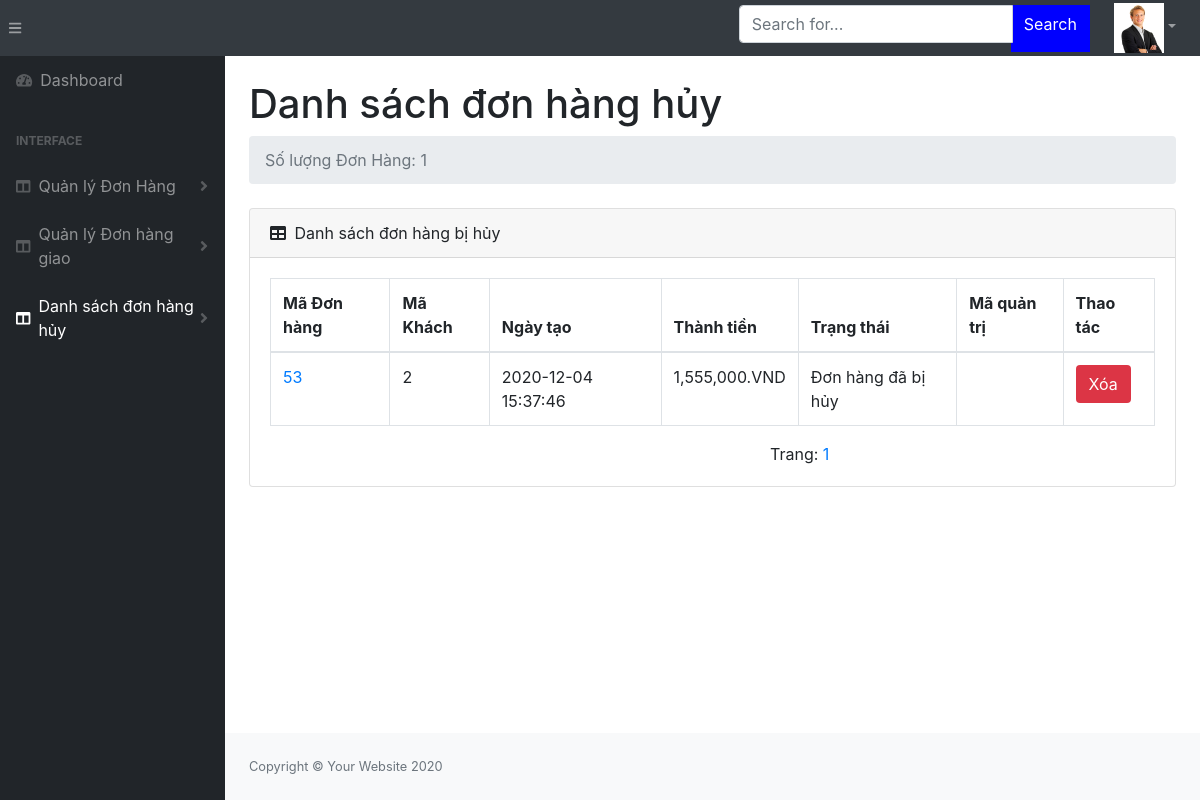
/admin/dist/quanlykinhdoanh/dieuphoi/dshuydonhang.php (signed in), run on the app's committed database.
### tables this page shows
CREATE TABLE `donhang` (
  `madonhang` int(11) NOT NULL,
  `makhachhang` int(11) NOT NULL,
  `ngaytao` datetime NOT NULL,
  `thanhtien` int(11) NOT NULL,
  `trangthai` varchar(50) DEFAULT NULL COMMENT 'chờ xác nhân/xác nhận/giao hàng',
  `maquantri` int(11) DEFAULT NULL
);

### admin/dist/quanlykinhdoanh/dieuphoi/dshuydonhang.php (the view, shortened to what this page needs)
<!DOCTYPE html>
<html lang="en">
    <head>
        <link href="../../css/styles.css" rel="stylesheet" />
        <link href="https://cdn.datatables.net/1.10.20/css/dataTables.bootstrap4.min.css" rel="stylesheet" />
    </head>
    <?php
        include '../../../../config/config.php';
        $quantri=array();
        if(!isset($_SESSION['quanlykinhdoanh']))
        {
            if(!isset($_SESSION['boss']))
            {
                header('location:../../login.html');
                exit;
            }
            else{
            $quantri=$_SESSION['boss'];
            }
        }
        else{
            $quantri=$_SESSION['quanlykinhdoanh'];
        }
        $sql="SELECT * From donhang where trangthai LIKE '%Đơn hàng đã bị hủy%'";
        $stm=$obj->query($sql);
        $data=$stm->fetchALL();
        $soluongdh=$stm->rowCount();
    ?>
    <body class="sb-nav-fixed">
        <nav class="sb-topnav navbar navbar-expand navbar-dark bg-dark">
            <button class="btn btn-link btn-sm order-1 order-lg-0" id="sidebarToggle" href="#"><i class="fas fa-bars"></i></button>
            <form action="quanlydonhang.php" method="post" class="d-none d-md-inline-block form-inline ml-auto mr-0 mr-md-3 my-2 my-md-0">
                <div class="input-group">
                    <input class="form-control" type="text" name="noidung" placeholder="Search for..." aria-label="Search" aria-describedby="basic-addon2" />
                    <div style="height:47px; margin-left:-2px; background-color: blue ; color:white; ">
                        <input type="submit" style="color:white;"  class="btn btn-mini" value="Search" >
                    </div>
                </div>
            </form>
            <ul class="navbar-nav ml-auto ml-md-0">
                <li class="nav-item dropdown">
                    <a class="nav-link dropdown-toggle" id="userDropdown" href="#" role="button" data-toggle="dropdown" aria-haspopup="true" aria-expanded="false">
                        <img style="width:50px; height:50px;" src="../../assets/images/<?php echo $quantri['hinh']; ?>" alt=""></i></a>
                </li>
            </ul>
        </nav>
        <div id="layoutSidenav">
            <div id="layoutSidenav_nav">
                <nav class="sb-sidenav accordion sb-sidenav-dark" id="sidenavAccordion">
                    <div class="sb-sidenav-menu">
                        <div class="nav">
                            <a class="nav-link" href="dieuphoi.php">
                                <div class="sb-nav-link-icon"><i class="fas fa-tachometer-alt"></i></div>
                                Dashboard
                            </a>
                            <div class="sb-sidenav-menu-heading">Interface</div>
                            <a class="nav-link collapsed" href="quanlydonhang.php" >
                                <div class="sb-nav-link-icon"><i class="fas fa-columns"></i></div>
                                Quản lý Đơn Hàng
                                <div class="sb-sidenav-collapse-arrow"><i class="fas fa-angle-down"></i></div>
                            </a>
                            <a class="nav-link collapsed" href="quanlydonhanggiao.php" >
                                <div class="sb-nav-link-icon"><i class="fas fa-columns"></i></div>
                                Quản lý Đơn hàng giao
                                <div class="sb-sidenav-collapse-arrow"><i class="fas fa-angle-down"></i></div>
                            </a>
                            <a class="nav-link collapsed" href="dshuydonhang.php" >
                                <div class="sb-nav-link-icon"><i class="fas fa-columns"></i></div>
                                Danh sách đơn hàng hủy
                                <div class="sb-sidenav-collapse-arrow"><i class="fas fa-angle-down"></i></div>
                            </a>
                        </div>
                    </div>
                </nav>
            </div>
            <div id="layoutSidenav_content">
                <main>
                    <div class="container-fluid">
                        <h1 class="mt-4">Danh sách đơn hàng hủy</h1>
                        <ol class="breadcrumb mb-4">
                            <li class="breadcrumb-item active"><?php echo "Số lượng Đơn Hàng: $soluongdh"?></li>
                        </ol>
                        <div class="card mb-4">
                            <div class="card-header">
                                <i class="fas fa-table mr-1"></i>
                                    Danh sách đơn hàng bị hủy
                            </div>
                            <div class="card-body">
                                <div class="table-responsive">
                                    <table class="table table-bordered" id=""  width="100%" cellspacing="0">
                                        <thead>
                                            <tr>
                                                <th>Mã Đơn hàng</th>
                                                <th>Mã Khách</th>
                                                <th>Ngày tạo</th>
                                                <th>Thành tiền</th>
                                                <th>Trạng thái</th>
                                                <th>Mã quản trị</th>
                                                <th>Thao tác</th>
                                            </tr>
                                        </thead>
                                        <?php
                                            $sotrang=0;
                                            $noidung=isset($_POST['noidung'])?$_POST['noidung']:'';
                                            if($noidung!='')
                                            {
                                                $sqldh="SELECT * from donhang  where donhang.madonhang like '%$noidung%' ";
                                                $stmdh= $obj->query($sqldh);
                                                $soluongdh=$stmdh->rowCount();
                                                $so_dh_1trang=3;
                                                $sotrang= ceil($soluongdh/$so_dh_1trang);
                                                $trang =1;
                                                if(isset($_GET['trang']))
                                                {
                                                    $trang=$_GET['trang'];
                                                }
                                                $tung_trang= ($trang-1)*$so_dh_1trang;
                                                $sqldh="SELECT * from donhang  where donhang.madonhang like '%$noidung%' LIMIT $tung_trang,$so_dh_1trang ";
                                                $stmdh= $obj->query($sqldh);
                                            }
                                            else{
                                                $so_dh_1trang=3;
                                                $sotrang= ceil($soluongdh/$so_dh_1trang);
                                                $trang =1;
                                                $tung_trang= ($trang-1)*$so_dh_1trang;
                                                $sqldh="SELECT * from donhang where trangthai LIKE '%Đơn hàng đã bị hủy%' LIMIT $tung_trang,$so_dh_1trang ";
                                                $stmdh= $obj->query($sqldh);
                                            }
                                            $dh=$stmdh->fetchALL();
                                            foreach($dh as $k => $v)
                                            {
                                        ?>
                                        <tbody>
                                            <tr>
                                                <td> <a href="chitiet_DH.php?madonhang=<?php echo $v['madonhang']?>"><?php echo $v['madonhang']?></a></td>
                                                <td><?php echo $v['makhachhang']?></td>
                                                <td><?php echo $v['ngaytao']?></td>
                                                <td><?php echo number_format($v['thanhtien']).".VND"?></td>
                                                <td><?php echo $v['trangthai']?></td>
                                                <td><?php echo $v['maquantri']?></td>
                                                <td>
                                                    <a  href="chucnang.php?action=xoadh_huy&madonhang=<?php echo $v['madonhang']?>">
                                                        <div style="color:white;background-color:#dc3545;"class="btn btn-mini">Xóa</div>
                                                    </a>
                                                </td>
                                            </tr>
                                        </tbody>
                                        <?php
                                            }
                                        ?>
                                    </table>
                                    <div style="margin-left:500px;">
                                        <?php
                                        echo "Trang: ";
                                        for($i=1;$i<=$sotrang;$i++)
                                        {
                                            ?>
                                            <a href="dshuydonhang.php?trang=<?php echo $i?>"><?php echo $i?></a>
                                            <?php
                                        }
                                        ?>
                                    </div>
                                </div>
                            </div>
                        </div>
                    </div>
                </main>
                <footer class="py-4 bg-light mt-auto">
                    <div class="container-fluid">
                        <div class="d-flex align-items-center justify-content-between small">
                            <div class="text-muted">Copyright &copy; Your Website 2020</div>
                        </div>
                    </div>
                </footer>
            </div>
        </div>
    </body>
</html>

### data on the page
donhang: madonhang "53", makhachhang "2", ngaytao "2020-12-04 15:37:46", thanhtien "1,555,000", trangthai "Đơn hàng đã bị hủy"

### other printed values
$soluongdh "1"
